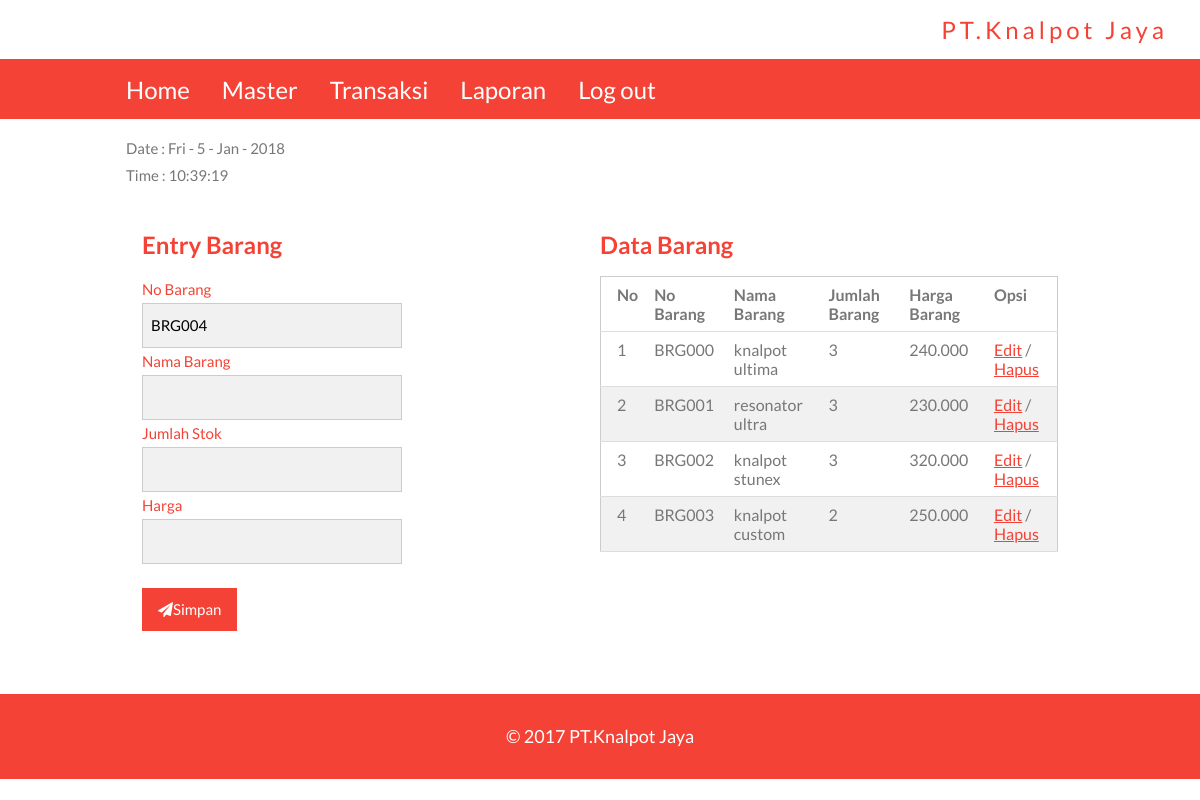
The page /databarang.php on the database its author committed.
### tables this page shows
CREATE TABLE `barang` (
  `kd_barang` varchar(20) NOT NULL,
  `nama_barang` varchar(30) NOT NULL,
  `jumlah_barang` varchar(30) NOT NULL,
  `harga_barang` varchar(30) NOT NULL,
  `tgl` date NOT NULL
);

### databarang.php (the view, shortened to what this page needs)
<?php
$conn=mysqli_connect("localhost","root","","knalpotjaya");
	$query="SELECT max(kd_barang) as maxkode FROM barang";
	$hasil=mysqli_query($conn,$query);
	$data=mysqli_fetch_array($hasil);
	$kode=$data['maxkode'];
	$nourut=substr($kode,3,3);
	$nourut++;
	$char="BRG";
	$newid=$char.sprintf("%03s",$nourut);
?>
<html>
<head><title>PT.Knalpot Jaya - Penjualan</title>
<link rel="stylesheet" href="w3.css">
<link rel="stylesheet" href="https://cdnjs.cloudflare.com/ajax/libs/font-awesome/4.7.0/css/font-awesome.min.css">
</head>
<body>
<div class="w3-main" id="main">
	<?php include"navbar.php"; ?>
	<div class="w3-content w3-container w3-padding-16 ">
	<?php
		$tgl=date('D - j - M - Y');
		$jam=date('H:i:s');
		echo "Date : ".$tgl."<br>";
		echo "Time : ".$jam."<br>";
	?>
<div class="w3-content w3-padding">
<div class="w3-half w3-section">
	<h3 class="w3-text-red"><b>Entry Barang</b></h3>
		<form method="post" action="<?php echo $_SERVER['PHP_SELF']; ?>">
<div class="w3-row-padding" style="margin:0 -16px 8px -16px">
	<div class="w3-col s12 m7">
		<label class="w3-text-red">No Barang</label>
			<input class="w3-input w3-border w3-light-grey" name="nobarang" value="<?php echo $newid; ?>"
			type="text" readonly>
	</div>
	<div class="w3-col s12 m7">
		<label class="w3-text-red">Nama Barang</label>
			<input class="w3-input w3-border w3-light-grey" name="namabarang" type="text" required>
	</div>
  <div class="w3-col s12 m7">
	<label class="w3-text-red">Jumlah Stok</label>
		<input class="w3-input w3-border w3-light-grey" name="jumlah" type="text" required>
  </div>
  <div class="w3-col s12 m7">
	<label class="w3-text-red">Harga</label>
		<input class="w3-input w3-border w3-light-grey" name="harga" type="text" required>
  </div>
</div>
  <button type="submit" name="submit" class="w3-btn w3-red w3-center w3-section"><i class="fa fa-paper-plane"></i>Simpan</button><br>
  </form>
  </div>
  <div class="w3-half w3-section">
  <h3 class="w3-text-red"><b>Data Barang</b></h3>
	<div class="w3-responsive">
	<table class="w3-table-all">
	<tr>
		<th>No</th>
		<th>No Barang</th>
		<th>Nama Barang</th>
		<th>Jumlah Barang</th>
		<th>Harga Barang</th>
		<th>Opsi</th>
	</tr>
	<tr>
		<?php
			$conn=mysqli_connect("localhost","root","","knalpotjaya");
			$query=mysqli_query($conn,"SELECT*FROM barang");
			if(mysqli_num_rows($query)==0){
				echo '<tr><td colspan="6">tidak ada data </td></tr>' ;
			}else{
			$no=1;
			while($data=mysqli_fetch_array($query)){
			echo "
				<tr>
				<td>$no</td>
				<td>$data[kd_barang]</td>
				<td>$data[nama_barang]</td>
				<td>$data[jumlah_barang]</td>
				<td>$data[harga_barang]</td>
				<td><a class='w3-text-red' href='editbarang.php?id=".$data['kd_barang']."'>Edit</a>
				/
				<a class='w3-text-red' href='deletebarang.php?id=".$data['kd_barang']."'
				onclick='return confirm(\"yakin ingin hapus ?\")'>Hapus</a></td>
				</tr>";
				$no++;
			}
			}
		?>
	</tr>
	</table>
	</div>
	</div>
</div>
</div>
</div>

### navbar.php (shortened to what this page needs)
<div class="w3-container w3-bar w3-white">
	<a href="index" class="w3-bar-item w3-button w3-xlarge w3-wide w3-text-red w3-right">PT.Knalpot Jaya</a>
	</div>
	<div class="w3-container w3-center w3-bar w3-red">
	<div class="w3-content">
		<div class="w3-dropdown-click">
		<a class="w3-button w3-xlarge w3-text-white" href="menu">Home</a>
		</diV>
		<div class="w3-dropdown-click">
		<button class="w3-button w3-xlarge w3-text-white" onclick="myFunction1()">Master</button>
		</diV>
		<div class="w3-dropdown-click">
		<button class="w3-button w3-xlarge w3-text-white" onclick="myFunction2()">Transaksi</button>
		</diV>
		<div class="w3-dropdown-click">
		<button class="w3-button w3-xlarge w3-text-white" onclick="myFunction3()">Laporan</button>
		</diV>
		<div class="w3-dropdown-click">
		<a onclick="konfirmasi()" class="w3-button w3-xlarge w3-text-white">Log out</a>
		</diV>
	</div>
	</div>

### w3.css (style rules this page uses)
html { box-sizing:border-box }
*,*:before,*:after { box-sizing:inherit }
html { -ms-text-size-adjust:100%;-webkit-text-size-adjust:100% }
body { margin:0 }
article,aside,details,figcaption,figure,footer,header,main,menu,nav,section,summary { display:block }
a { background-color:transparent;-webkit-text-decoration-skip:objects }
button,input,select,textarea { font:inherit;margin:0 }
button,input { overflow:visible }
button,select { text-transform:none }
button,html [type=button],[type=reset],[type=submit] { -webkit-appearance:button }
html,body { font-family:Verdana,sans-serif;font-size:15px;line-height:1.5 }
html { overflow-x:hidden }
h3 { font-size:24px }
h5 { font-size:18px }
h1,h2,h3,h4,h5,h6 { font-family:"Segoe UI",Arial,sans-serif;font-weight:400;margin:10px 0 }
.w3-wide { letter-spacing:4px }
a { color:inherit }
.w3-table,.w3-table-all { border-collapse:collapse;border-spacing:0;width:100%;display:table }
.w3-table-all { border:1px solid #ccc }
.w3-bordered tr,.w3-table-all tr { border-bottom:1px solid #ddd }
.w3-table-all tr:nth-child(odd) { background-color:#fff }
.w3-table-all tr:nth-child(even) { background-color:#f1f1f1 }
.w3-table td,.w3-table th,.w3-table-all td,.w3-table-all th { padding:8px 8px;display:table-cell;text-align:left;vertical-align:top }
.w3-table th:first-child,.w3-table td:first-child,.w3-table-all th:first-child,.w3-table-all td:first-child { padding-left:16px }
.w3-btn,.w3-button { border:none;display:inline-block;outline:0;padding:8px 16px;vertical-align:middle;overflow:hidden;text-decoration:none;color:inherit;background-color:inherit;text-align:center;cursor:pointer;white-space:nowrap }
.w3-btn,.w3-button { -webkit-touch-callout:none;-webkit-user-select:none;-khtml-user-select:none;-moz-user-select:none;-ms-user-select:none;user-select:none }
.w3-input { padding:8px;display:block;border:none;border-bottom:1px solid #ccc;width:100% }
.w3-dropdown-click,.w3-dropdown-hover { position:relative;display:inline-block;cursor:pointer }
.w3-main,#main { transition:margin-left .4s }
.w3-bar { width:100%;overflow:hidden }
.w3-bar .w3-bar-item { padding:8px 16px;float:left;width:auto;border:none;outline:none;display:block }
.w3-bar .w3-dropdown-hover,.w3-bar .w3-dropdown-click { position:static;float:left }
.w3-bar .w3-button { white-space:normal }
.w3-responsive { overflow-x:auto }
.w3-container:after,.w3-container:before,.w3-panel:after,.w3-panel:before,.w3-row:after,.w3-row:before,.w3-row-padding:after,.w3-row-padding:before, .w3-cell-row:before,.w3-cell-row:after,.w3-clear:after,.w3-clear:before,.w3-bar:before,.w3-bar:after { content:"";display:table;clear:both }
.w3-col,.w3-half,.w3-third,.w3-twothird,.w3-threequarter,.w3-quarter { float:left;width:100% }
.w3-col.s12 { width:99.99999% }
@media (min-width:601px) { .w3-col.m6,.w3-half { width:49.99999% } }
@media (min-width:601px) { .w3-col.m7 { width:58.33333% } }
.w3-content { max-width:980px;margin:auto }
.w3-row-padding,.w3-row-padding>.w3-half,.w3-row-padding>.w3-third,.w3-row-padding>.w3-twothird,.w3-row-padding>.w3-threequarter,.w3-row-padding>.w3-quarter,.w3-row-padding>.w3-col { padding:0 8px }
.w3-container,.w3-panel { padding:0.01em 16px }
.w3-xlarge { font-size:24px!important }
.w3-center { text-align:center!important }
.w3-border { border:1px solid #ccc!important }
.w3-section,.w3-code { margin-top:16px!important;margin-bottom:16px!important }
.w3-padding { padding:8px 16px!important }
.w3-padding-16 { padding-top:16px!important;padding-bottom:16px!important }
.w3-right { float:right!important }
.w3-red,.w3-hover-red:hover { color:#fff!important;background-color:#f44336!important }
.w3-white,.w3-hover-white:hover { color:#000!important;background-color:#fff!important }
.w3-light-grey,.w3-hover-light-grey:hover,.w3-light-gray,.w3-hover-light-gray:hover { color:#000!important;background-color:#f1f1f1!important }
.w3-text-red,.w3-hover-text-red:hover { color:#f44336!important }
.w3-text-white,.w3-hover-text-white:hover { color:#fff!important }

### databarang.php (style rules this page uses)
body,h1,h2,h3,h4,h5,h6 { font-family: "Lato", sans-serif; }
body, html { height: 100%; color: #777; line-height: 1.8; }

### rows shown on the page
barang: kd_barang "BRG000", nama_barang "knalpot ultima", jumlah_barang "3", harga_barang "240.000"
barang: kd_barang "BRG001", nama_barang "resonator ultra", jumlah_barang "3", harga_barang "230.000"
barang: kd_barang "BRG002", nama_barang "knalpot stunex", jumlah_barang "3", harga_barang "320.000"
barang: kd_barang "BRG003", nama_barang "knalpot custom", jumlah_barang "2", harga_barang "250.000"
